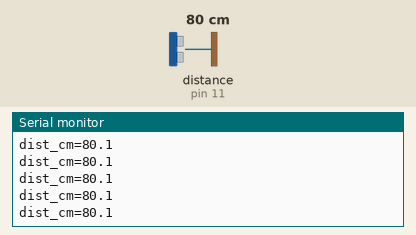
Bench run of a sketch on a simulated Arduino Uno, built with avr-gcc and run on an emulated ATmega328P. Shown: the last lines printed to the serial monitor. Wiring (inferred from the names in the program): ultrasonic range finder: trigger pin 12; echo pin 11. The test bench sets the inputs (shaded band); at power-on: distance to the obstacle (sensor on pin 11) 80 cm. The echo pulse lasts 58.3 µs per cm.

Above: at 1.2 s.
1.3 s: distance to the obstacle (sensor on pin 11) set to 60 cm
At 1.38 s:
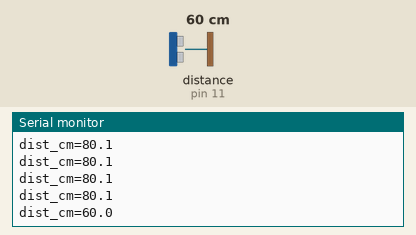
4.3 s: distance to the obstacle (sensor on pin 11) set to 2 cm
At 4.3 s:
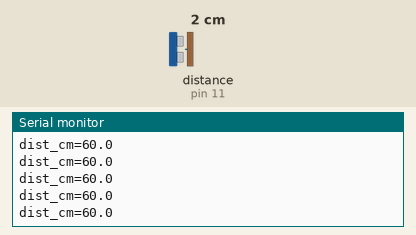
Timing chart, 0 to 7.3 s (numbered marks = the images above; inputs shaded):
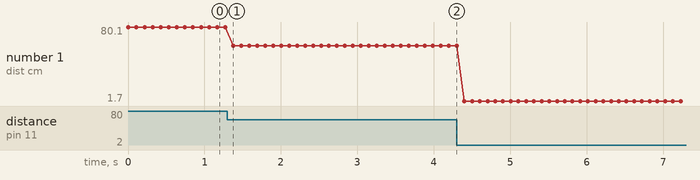

Measured:
- after the input at 1.3 s, the serial monitor: prints a new line after 0.08 s (image 1)
- plotted number 1: 80.1 → 60 after the input at 1.3 s, 60 → 1.7 after the input at 4.3 s

The sketch:

ultrasonic.ino
```cpp
// HC-SR04: Trig on D12, Echo on D11
const int TRIG = 12, ECHO = 11;

void setup() {
  Serial.begin(115200);
  pinMode(TRIG, OUTPUT);
  pinMode(ECHO, INPUT);
}

void loop() {
  digitalWrite(TRIG, LOW);  delayMicroseconds(2);
  digitalWrite(TRIG, HIGH); delayMicroseconds(10);
  digitalWrite(TRIG, LOW);
  unsigned long us = pulseIn(ECHO, HIGH, 30000);
  float cm = us / 58.0;
  Serial.print("dist_cm=");
  Serial.println(cm, 1);
  delay(100);
}
```
